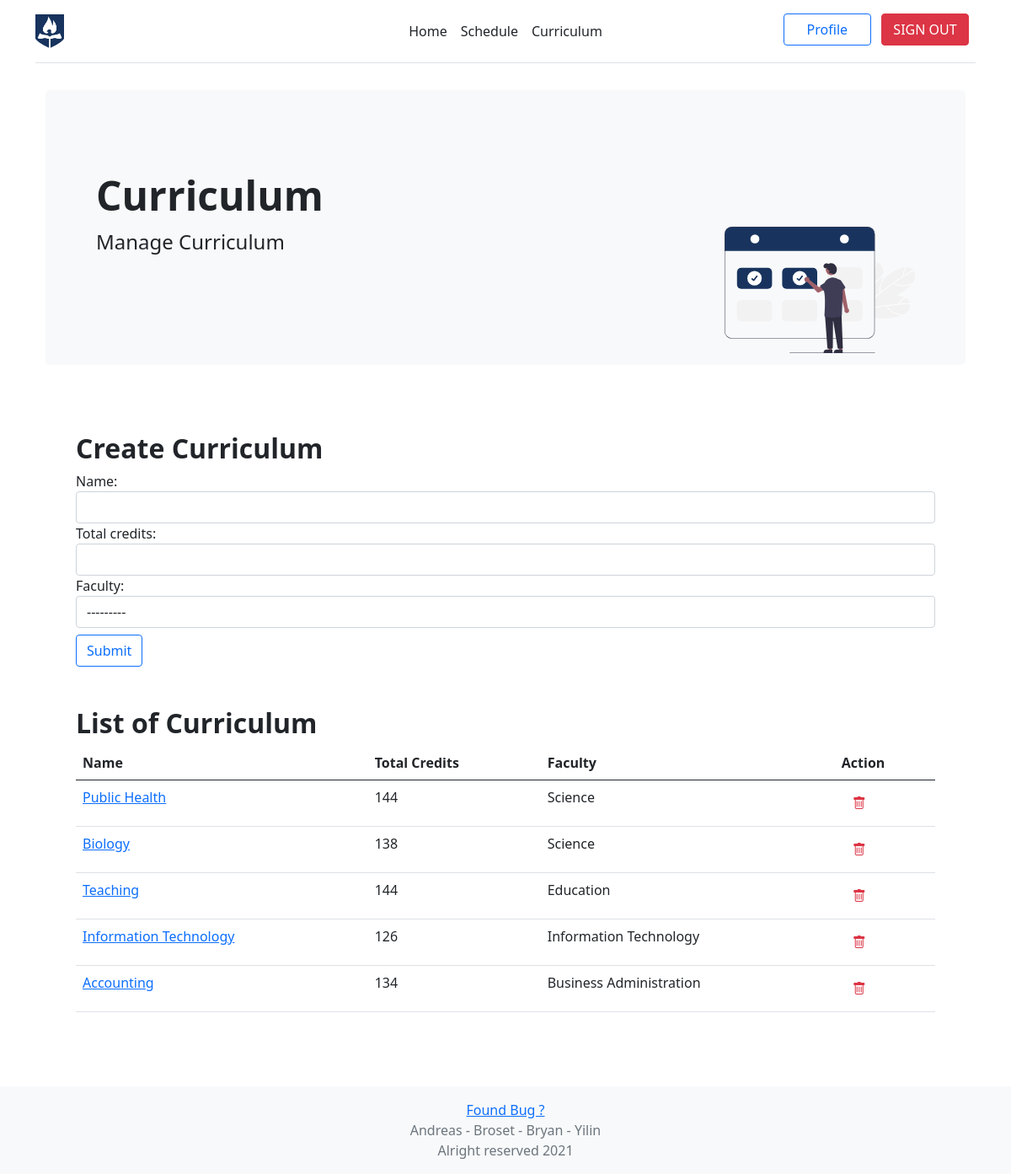
The page /ssapp/admin/curriculum (signed in) on the database its author committed.
### ssapp/models.py (models this page shows, shortened)
class Faculty(models.Model):
    name = models.CharField(max_length=50, unique=True)
    short_name = models.CharField(max_length=5)
    def __str__(self):
        return "{}".format(self.name)

class Curriculum(models.Model):
    name = models.CharField(max_length=50, unique=True)
    total_credits = models.PositiveSmallIntegerField()
    faculty = models.ForeignKey(Faculty, on_delete=models.CASCADE)
    courses = models.ManyToManyField('Course', blank=True, related_name="curriculum")

### ssapp/views.py (the view, shortened to what this page needs)
# urls.py: path("admin/curriculum", views.AdminCurriculum.as_view(), name="admin_curriculum"),
class AdminCurriculum(LoginRequiredMixin, generic.CreateView):
    login_url = '/accounts/login'
    form_class = CurriculumForm
    template_name = 'ssapp/admin/curriculum.html'
    def get(self, *args, **kwargs):
        all_curr = Curriculum.objects.all()
        form = self.form_class()
        context = {"all_curr": all_curr, "form": form}
        return render(self.request, self.template_name, context)

### ssapp/forms.py
class CurriculumForm(forms.ModelForm):
    def __init__(self, *args, **kwargs):
        super(CurriculumForm, self).__init__(*args, **kwargs)
        for name in self.fields.keys():
            self.fields[name].widget.attrs.update({
                'class': 'form-control',
            })
    class Meta:
        model = Curriculum
        fields = ('name', 'total_credits', 'faculty')

### ssapp/templates/ssapp/admin/curriculum.html (shortened to what this page needs)
{% extends 'ssapp/base.html' %}
{% load static %}
{% block html_head %}
    <link rel="stylesheet" href="https://cdn.jsdelivr.net/npm/bootstrap-icons@1.5.0/font/bootstrap-icons.css">
{% endblock %}
    {% block body %}
   <div class="container py-2">
      <div class="p-5 mb-4 bg-light rounded-3">
      <div class="container-fluid py-5 mb-2">
        <h1 class="display-5 fw-bold">Curriculum</h1>
            <img class="float-end" src="{% static 'images/undraw_Booking_re_gw4j.svg' %}" height="150px">
        <p class="col-md-8 fs-4 mb-4"> Manage Curriculum </p>
      </div>
      </div>
      </div>
      <div class="p-5">
          <div class="mb-5">
          <h2 class="display-7 fw-bold">Create Curriculum</h2>
          <form id="create_curriculum">
              {{ form }}
              <input type="submit" class="mt-2 btn btn-outline-primary" value="Submit" />
          </form>
          </div>
      <h2 class="display-7 fw-bold">List of Curriculum</h2>
      <table class="table">
          <thead>
          <tr>
              <th>Name</th>
              <th>Total Credits</th>
              <th>Faculty</th>
              <th>Action</th>
          </tr>
          </thead>
          <tbody>
          {% for curr in all_curr %}
          <tr>
              <td><a href="{% url 'ssapp:admin_detail_curriculum' curr.pk %}">{{ curr.name }} </a></td>
              <td>{{ curr.total_credits }}</td>
              <td>{{ curr.faculty }}</td>
              <td> <button type="button" id="delete_{{curr.pk}}" value="{{ curr.pk }}" class="btn btn-link"><i class="bi bi-trash text-danger"></i></button></td>
          </tr>
          {% endfor %}
          </tbody>
               </table>
      </div>
        {% endblock %}

### rows shown on the page
Curriculum: name "Public Health", total_credits "144", faculty "Science", {{ curr.pk }} 4 (drawn)
Curriculum: name "Biology", total_credits "138", faculty "Science", {{ curr.pk }} 5 (drawn)
Curriculum: name "Teaching", total_credits "144", faculty "Education", {{ curr.pk }} 6 (drawn)
Curriculum: name "Information Technology", total_credits "126", faculty "Information Technology", {{ curr.pk }} 7 (drawn)
Curriculum: name "Accounting", total_credits "134", faculty "Business Administration", {{ curr.pk }} 8 (drawn)
